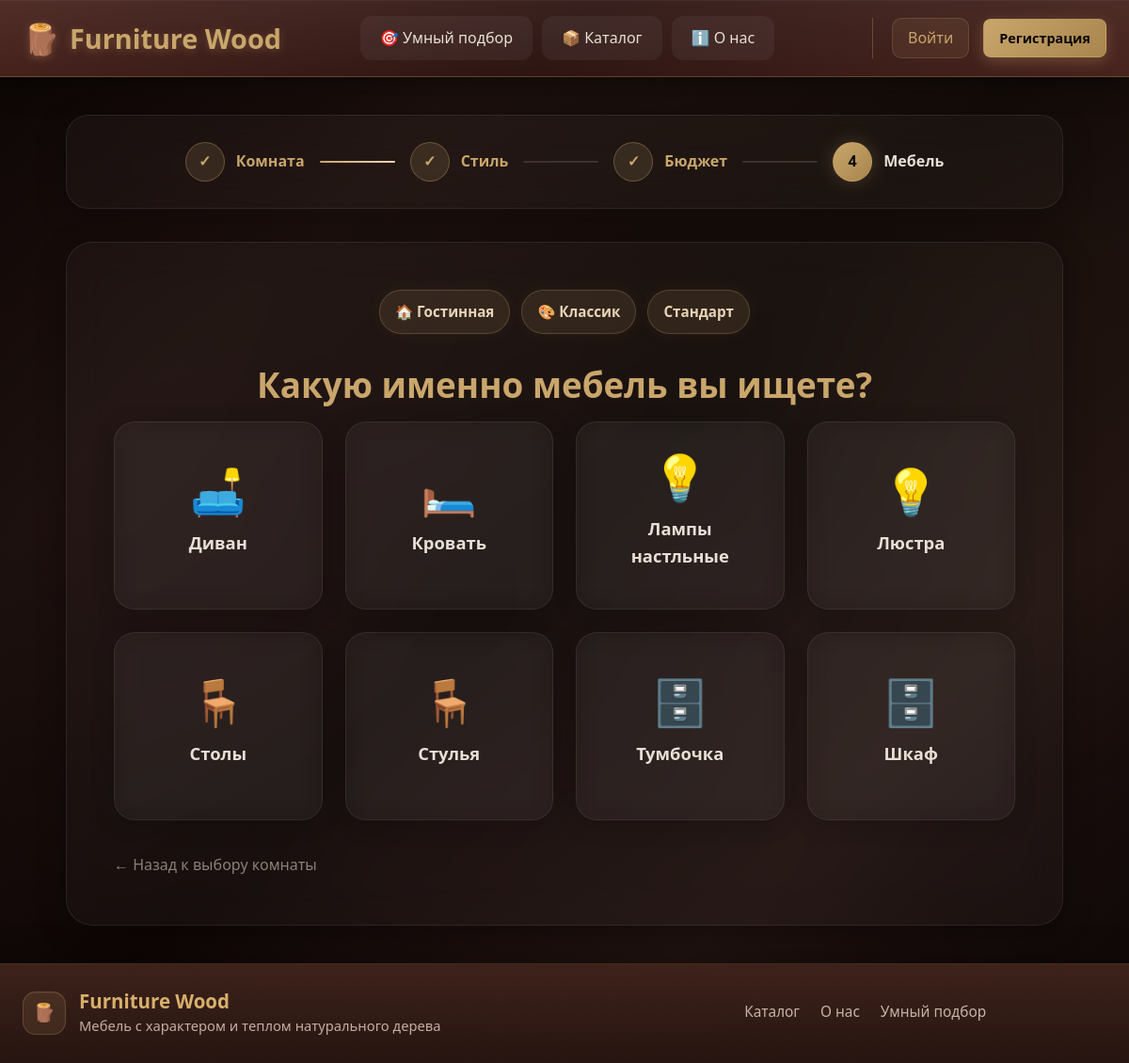
Page /catalog/smart/gostinnaya/klassik/standard/ on the committed database.
### catalog/models.py (models this page shows, shortened)
class RoomType(models.Model):
    name = models.CharField(max_length=100, verbose_name="Название")
    slug = models.SlugField(unique=True, verbose_name="URL")
    icon = models.CharField(max_length=50, default="🏠", verbose_name="Иконка")
    image = models.ImageField(upload_to='rooms/', blank=True, null=True, verbose_name="Изображение")
    description = models.TextField(blank=True, verbose_name="Описание")
    class Meta:
        verbose_name = "Тип комнаты"
        verbose_name_plural = "Типы комнат"
        ordering = ['name']

class Style(models.Model):
    name = models.CharField(max_length=100, verbose_name="Название")
    slug = models.SlugField(unique=True, verbose_name="URL")
    icon = models.CharField(max_length=50, default="🎨", verbose_name="Иконка")
    description = models.TextField(blank=True, verbose_name="Описание")
    image = models.ImageField(upload_to='styles/', blank=True, null=True, verbose_name="Изображение")
    class Meta:
        verbose_name = "Стиль"
        verbose_name_plural = "Стили"
        ordering = ['name']

class Category(models.Model):
    name = models.CharField(max_length=100, verbose_name="Название")
    slug = models.SlugField(unique=True, verbose_name="URL")
    icon = models.CharField(max_length=50, default="🪑", verbose_name="Иконка")
    description = models.TextField(blank=True, verbose_name="Описание")
    image = models.ImageField(upload_to='categories/', blank=True, null=True, verbose_name="Изображение")
    class Meta:
        verbose_name = "Категория"
        verbose_name_plural = "Категории"
        ordering = ['name']

### catalog/views.py (the view)
# urls.py: path('smart/<slug:room_slug>/<slug:style_slug>/<str:budget>/', views.smart_select_category, name='smart_select_category'),
def smart_select_category(request, room_slug, style_slug, budget):
    room = get_object_or_404(RoomType, slug=room_slug)
    style = get_object_or_404(Style, slug=style_slug)
    request.session['smart_select'] = {
        'room': room_slug,
        'style': style_slug,
        'budget': budget
    }
    request.session.modified = True
    categories = Category.objects.all()
    budget_names = {
        'economy': 'Эконом',
        'standard': 'Стандарт',
        'premium': 'Премиум',
        'luxury': 'Люкс'
    }
    return render(request, 'catalog/smart_select/step4_category.html', {
        'room': room,
        'style': style,
        'budget': budget,
        'budget_name': budget_names.get(budget, budget),
        'categories': categories,
        'step': 4,
        'total_steps': 4
    })

### templates/catalog/smart_select/step4_category.html (shortened to what this page needs)
{% extends 'base.html' %}
{% block content %}
<div class="smart-select">
    <div class="progress-bar">
        <div class="progress-steps">
            <div class="progress-step completed">
                <span class="step-number">✓</span>
                <span class="step-name">Комната</span>
            </div>
            <div class="progress-line completed"></div>
            <div class="progress-step completed">
                <span class="step-number">✓</span>
                <span class="step-name">Стиль</span>
            </div>
            <div class="progress-line active"></div>
            <div class="progress-step completed">
                <span class="step-number">✓</span>
                <span class="step-name">Бюджет</span>
            </div>
            <div class="progress-line active"></div>
            <div class="progress-step active">
                <span class="step-number">4</span>
                <span class="step-name">Мебель</span>
            </div>
        </div>
    </div>
    <div class="step-content">
        <div class="selected-info">
            <span class="selected-badge">{{ room.icon }} {{ room.name }}</span>
            <span class="selected-badge">🎨 {{ style.name }}</span>
            <span class="selected-badge">{{ budget_name }}</span>
        </div>
        <h1>Какую именно мебель вы ищете?</h1>
       <div class="options-grid">
         {% for category in categories %}
        <a href="{% url 'catalog:smart_select_results' room.slug style.slug budget category.slug %}" class="option-card budget-card">
        <div class="option-icon">{{ category.icon }}</div>
        <div class="option-name">{{ category.name }}</div>
        </a>
        {% empty %}
        <p>Категории не добавлены. Добавьте их в админке.</p>
        {% endfor %}
        </div>
        <a href="{% url 'catalog:smart_select_start' %}" class="back-link">← Назад к выбору комнаты</a>
    </div>
</div>
{% endblock %}

### rows in the picture
RoomType: icon "🏠", name "Гостинная"
Style: name "Классик"
Category: icon "🛋️", name "Диван"
Category: icon "🛏️", name "Кровать"
Category: icon "💡", name "Лампы настльные"
Category: icon "💡", name "Люстра"
Category: icon "🪑", name "Столы"
Category: icon "🪑", name "Стулья"
Category: icon "🗄️", name "Тумбочка"
Category: icon "🗄️", name "Шкаф"

### other values in the picture
{{ budget_name }} "Стандарт"
